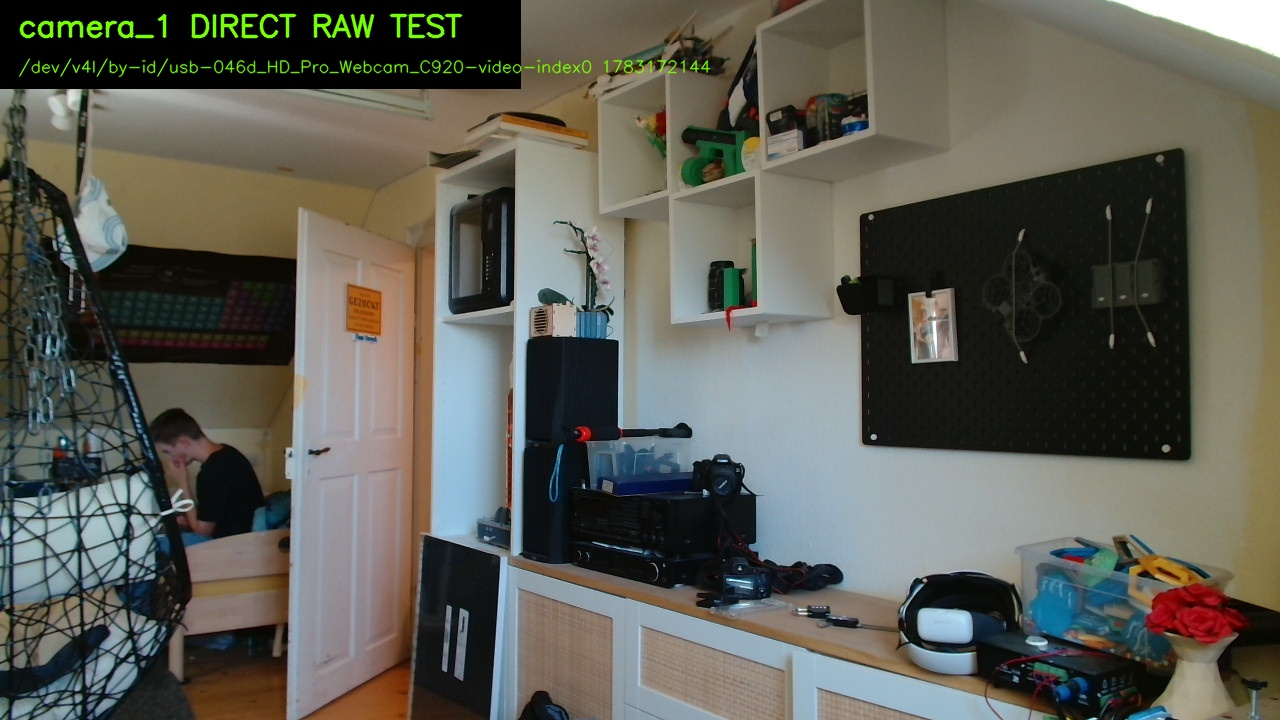
#> input picture artifacts/display_pipeline/camera_1_direct_raw.jpg, 1280 x 720 px
$ python -i obstruction.py   (imports and definitions only)   (older library calls are emulated)
#> lines starting #> are read from the running program, lines starting #| are printed output that depends on the picture
#> further down, picture is the input picture: shape (720, 1280, 3); mean B, G, R 85.1, 93.8, 93.9
from __future__ import annotations

from dataclasses import dataclass

import cv2
import numpy as np


@dataclass(frozen=True)
class ObstructionResult:
    obstructed: bool
    reason: str
    stable_frames: int


class CameraObstructionDetector:
    def __init__(self, release_stable_frames: int = 10) -> None:
        self.release_stable_frames = release_stable_frames
        self._previous_gray: np.ndarray | None = None
        self._stable_frames = 0
        self._latched = False
        self._identical_frames = 0

    def update(self, image: np.ndarray) -> ObstructionResult:
        gray = cv2.cvtColor(image, cv2.COLOR_BGR2GRAY) if image.ndim == 3 else image
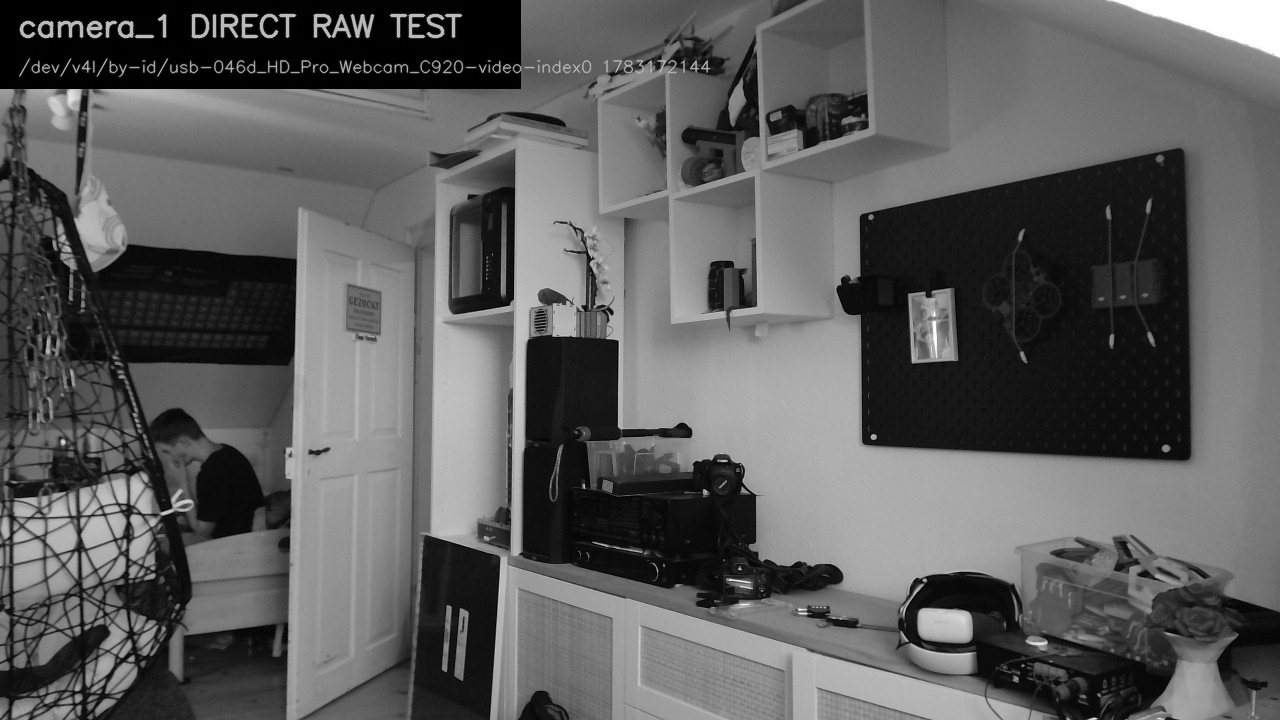
#> gray: shape (720, 1280); min 0, max 255, mean 92.8
        small = cv2.resize(gray, (64, 36), interpolation=cv2.INTER_AREA)
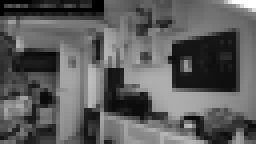
#> small: shape (36, 64) (shown 4 times larger); min 0, max 255, mean 92.8
        brightness = float(np.mean(small))
#> brightness = 92.81
        contrast = float(np.std(small))
#> contrast = 50.88
        structure = float(cv2.Laplacian(small, cv2.CV_64F).var())
#> structure = 3814.3
        self._is_frozen(small)
        abrupt = self._is_abrupt_change(small)
#> abrupt = False
        self._previous_gray = small.copy()

        reason = ""
        if contrast < 3.0 and structure < 2.0:
            reason = "low texture / covered lens"
        elif brightness < 8.0 or brightness > 247.0:
            reason = "extreme brightness"
        elif structure < 1.0:
            reason = "severe blur or close obstruction"
        # Repeated identical *downscaled* frames are common in quiet live
        # scenes. They cannot prove a frozen RTSP feed and must not suppress
        # person inference or counting (camera freshness is checked separately).
        elif abrupt and structure < 8.0:
            reason = "abrupt low-structure occlusion"

        if reason:
            self._latched = True
            self._stable_frames = 0
            return ObstructionResult(True, reason, self._stable_frames)

        self._stable_frames += 1
        if self._latched and self._stable_frames < self.release_stable_frames:
            return ObstructionResult(True, "waiting for stable frames after obstruction", self._stable_frames)
        self._latched = False
        return ObstructionResult(False, "clear", self._stable_frames)

    def _is_frozen(self, small_gray: np.ndarray) -> bool:
        if self._previous_gray is None:
            return False
        # Small compression/noise changes are valid live frames. A mean
        # difference threshold suppressed real Reolink feeds in quiet scenes.
        # Require repeated bit-identical frames, tolerating isolated duplicates.
        self._identical_frames = (
            self._identical_frames + 1
            if np.array_equal(small_gray, self._previous_gray) else 0
        )
        return self._identical_frames >= 5

    def _is_abrupt_change(self, small_gray: np.ndarray) -> bool:
        if self._previous_gray is None:
            return False
        diff = float(np.mean(cv2.absdiff(small_gray, self._previous_gray)))
        return diff > 55.0

>>> import cv2
>>> picture = cv2.imread('../../artifacts/display_pipeline/camera_1_direct_raw.jpg')
>>> result = CameraObstructionDetector().update(picture)

$ run again, on artifacts/display_pipeline/camera_2_direct_raw.jpg
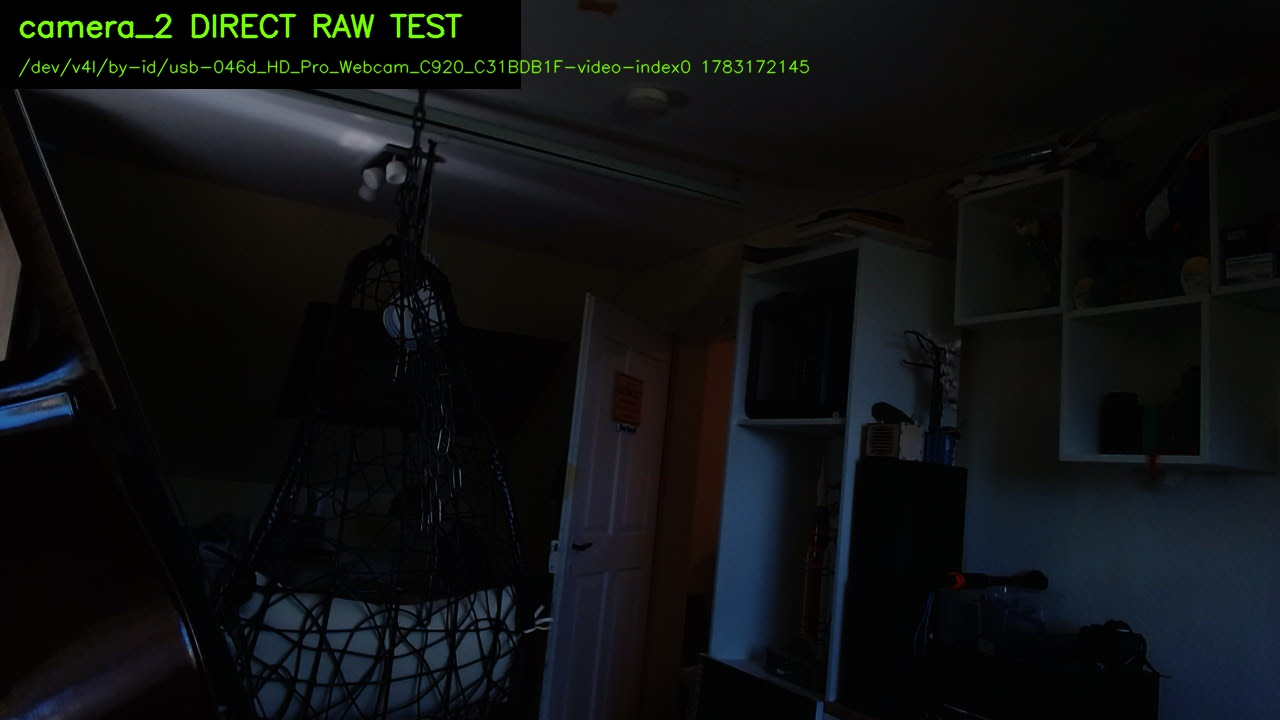
#> input picture artifacts/display_pipeline/camera_2_direct_raw.jpg, 1280 x 720 px
#> picture is the input picture: shape (720, 1280, 3); mean B, G, R 17.3, 16.4, 14.4
#> in update, `gray = cv2.cvtColor(image, cv2.COLOR_BGR2GRAY) if image.ndim == 3 else..`:
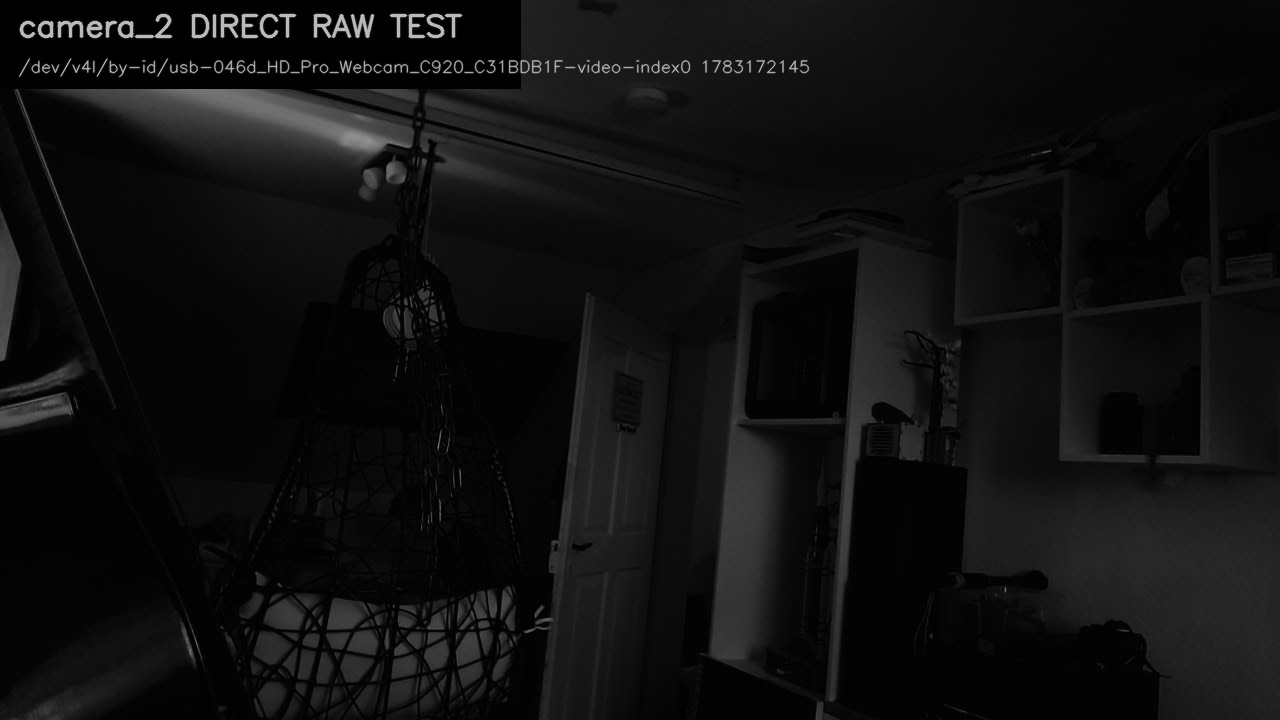
#> gray: shape (720, 1280); min 0, max 192, mean 15.9
#> in update, `small = cv2.resize(gray, (64, 36), interpolation=cv2.INTER_AREA)`:
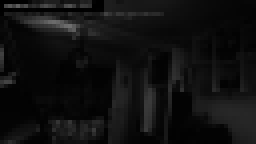
#> small: shape (36, 64) (shown 4 times larger); min 0, max 111, mean 15.9
#> brightness = 15.93
#> contrast = 14.39
#> structure = 691.2
#> abrupt = False

$ run again, on artifacts/display_pipeline/display_pipeline_raw_desktop.png
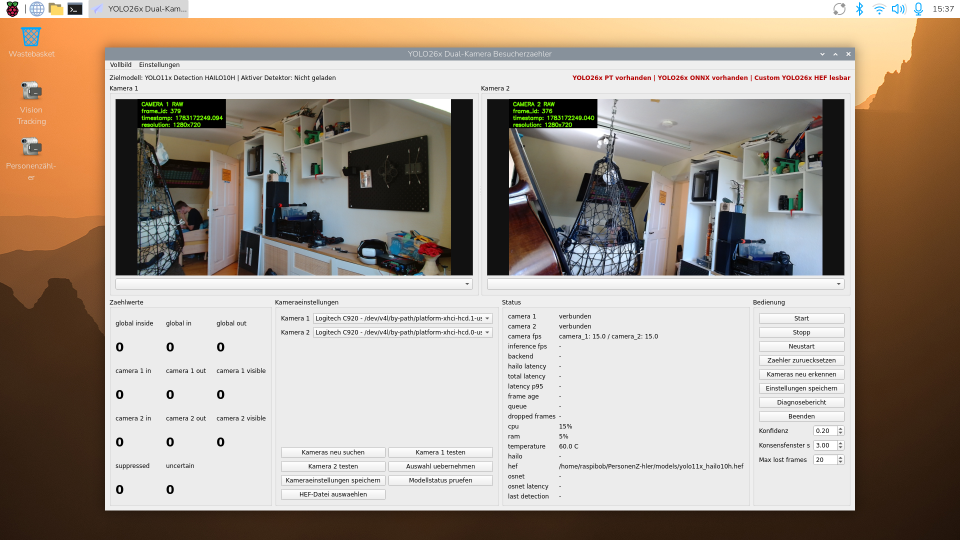
#> input picture artifacts/display_pipeline/display_pipeline_raw_desktop.png, 1920 x 1080 px (shown at 1/2 size)
#> picture is the input picture: shape (1080, 1920, 3); mean B, G, R 142.4, 154.2, 166.7
#> in update, `gray = cv2.cvtColor(image, cv2.COLOR_BGR2GRAY) if image.ndim == 3 else..`:
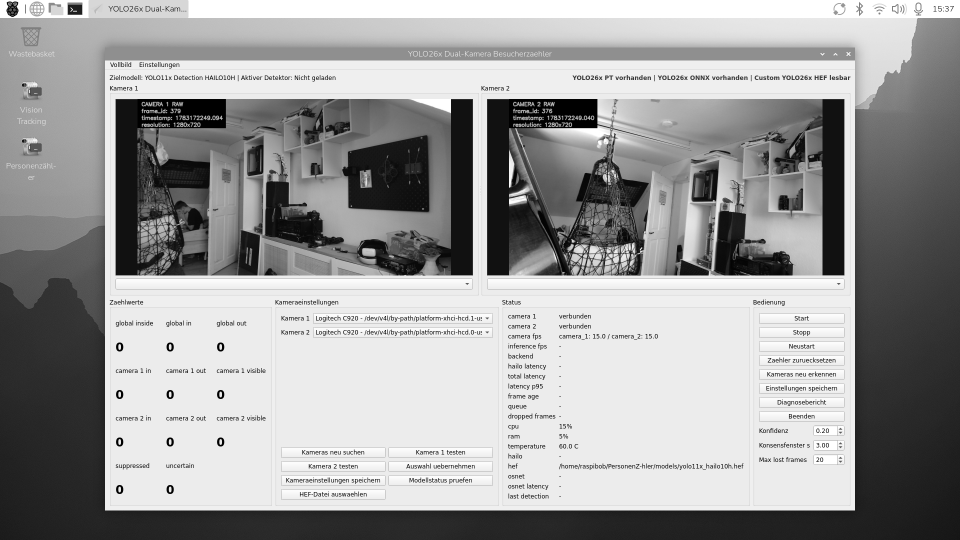
#> gray: shape (1080, 1920) (shown at 1/2 size); min 0, max 255, mean 156.6
#> in update, `small = cv2.resize(gray, (64, 36), interpolation=cv2.INTER_AREA)`:
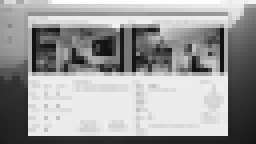
#> small: shape (36, 64) (shown 4 times larger); min 13, max 255, mean 156.6
#> brightness = 156.6
#> contrast = 77.41
#> structure = 7788.1
#> abrupt = False

$ run again, on artifacts/display_pipeline/display_pipeline_yolo_desktop.png
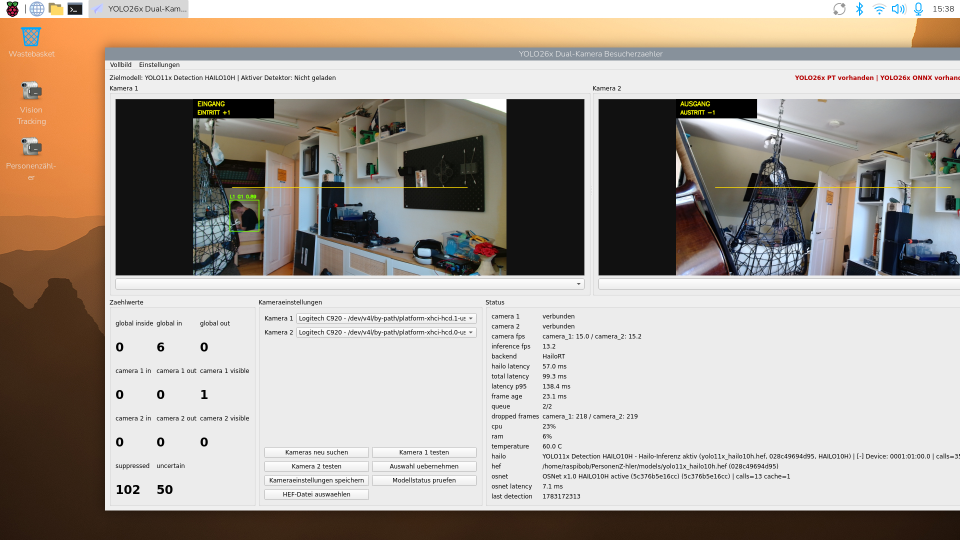
#> input picture artifacts/display_pipeline/display_pipeline_yolo_desktop.png, 1920 x 1080 px (shown at 1/2 size)
#> picture is the input picture: shape (1080, 1920, 3); mean B, G, R 151.9, 160.6, 169.5
#> in update, `gray = cv2.cvtColor(image, cv2.COLOR_BGR2GRAY) if image.ndim == 3 else..`:
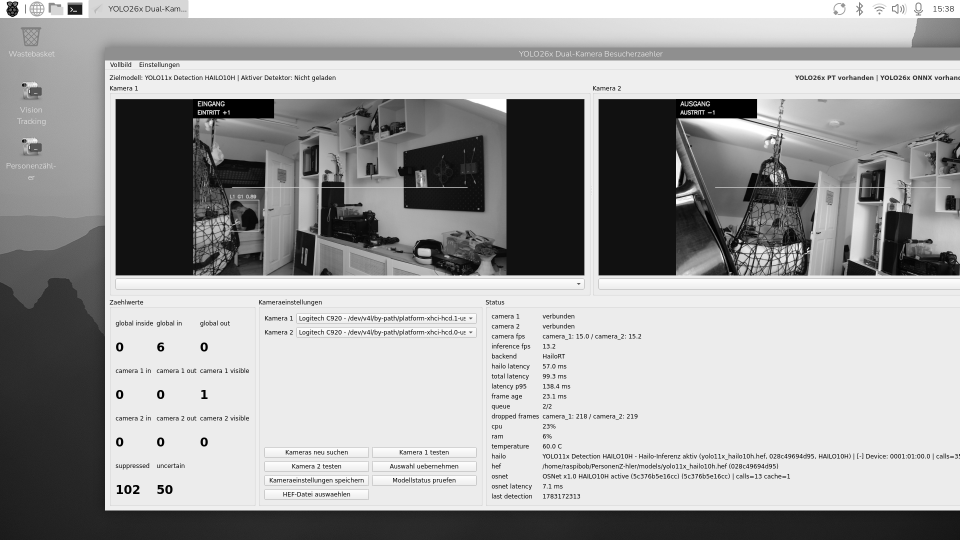
#> gray: shape (1080, 1920) (shown at 1/2 size); min 0, max 255, mean 162.2
#> in update, `small = cv2.resize(gray, (64, 36), interpolation=cv2.INTER_AREA)`:
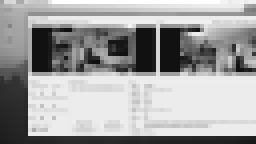
#> small: shape (36, 64) (shown 4 times larger); min 15, max 255, mean 162.2
#> brightness = 162.2
#> contrast = 80.03
#> structure = 8146.4
#> abrupt = False
